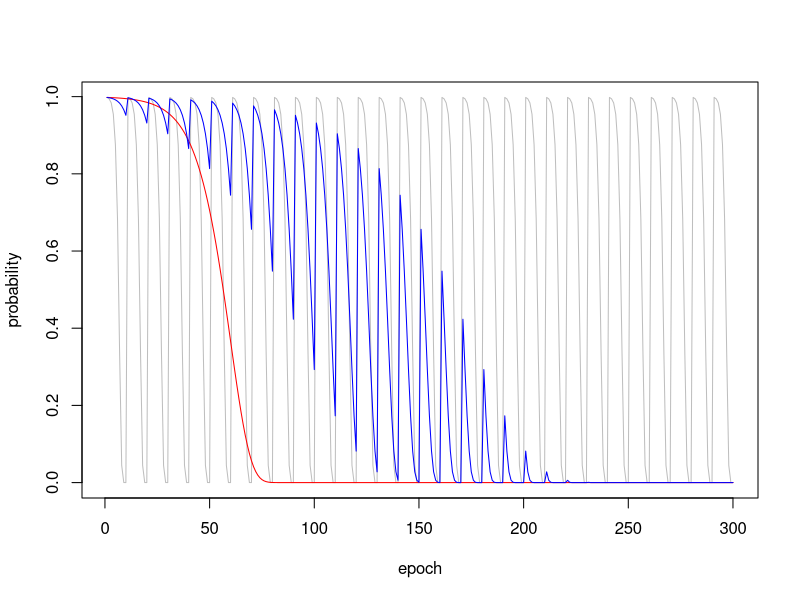

Reproduce this figure in R.
# # LTS learning
# 
# x = rep(0, 30*100)
# base = 0.99
# m1 = 0.9
# m2 = 0.99
# for(i in 0:29) {
#   tmp = base
#   for (j in 1:100) {
#     x[i*100 + j] = 1-tmp
#     tmp = tmp*m2
#   }
#   base = base * m1
# }
# 
# # plot probability density as a line
# plot(1:3000, y=x, type='l', ylab='fitness', xlab='iteration')

# SA probability

# x = rep(0, 30*100)
# base = 1
# m1 = 0.9
# m2 = 0.9
# for(i in 0:29) {
#   tmp = base
#   for (j in 1:100) {
#     x[i*100 + j] = tmp
#     tmp = tmp*m2
#   }
#   base = base * m1
# }

epochs = 30
len = 10

temp1 = 500
temp2 = 500
temp3 = 500
cool_ratio = 0.7
cool_ratio2 = 0.9
cool_ratio3 = 0.35

x = 1:(epochs*len)
y1 = rep(0, epochs*len)
y2 = rep(0, epochs*len)
y3 = rep(0, epochs*len)

for(i in 0:(epochs-1)) {
  tmp = temp1
  temp3 = 500
  for (j in 1:len) {
    y1[i*len + j] = exp(-1/temp1)
    y2[i*len + j] = exp(-1/temp2)
    y3[i*len + j] = exp(-1/temp3)
    temp1 = temp1 * cool_ratio
    temp2 = temp2 * cool_ratio2
    temp3 = temp3 * cool_ratio3
  }
  temp1 = tmp * cool_ratio
}

# plot probability density as a line
plot(x, y3, type='l', ylab='probability', xlab='epoch', col='gray')
lines(x, y2, type='l', col='red')
lines(x, y1, type='l', col='blue')